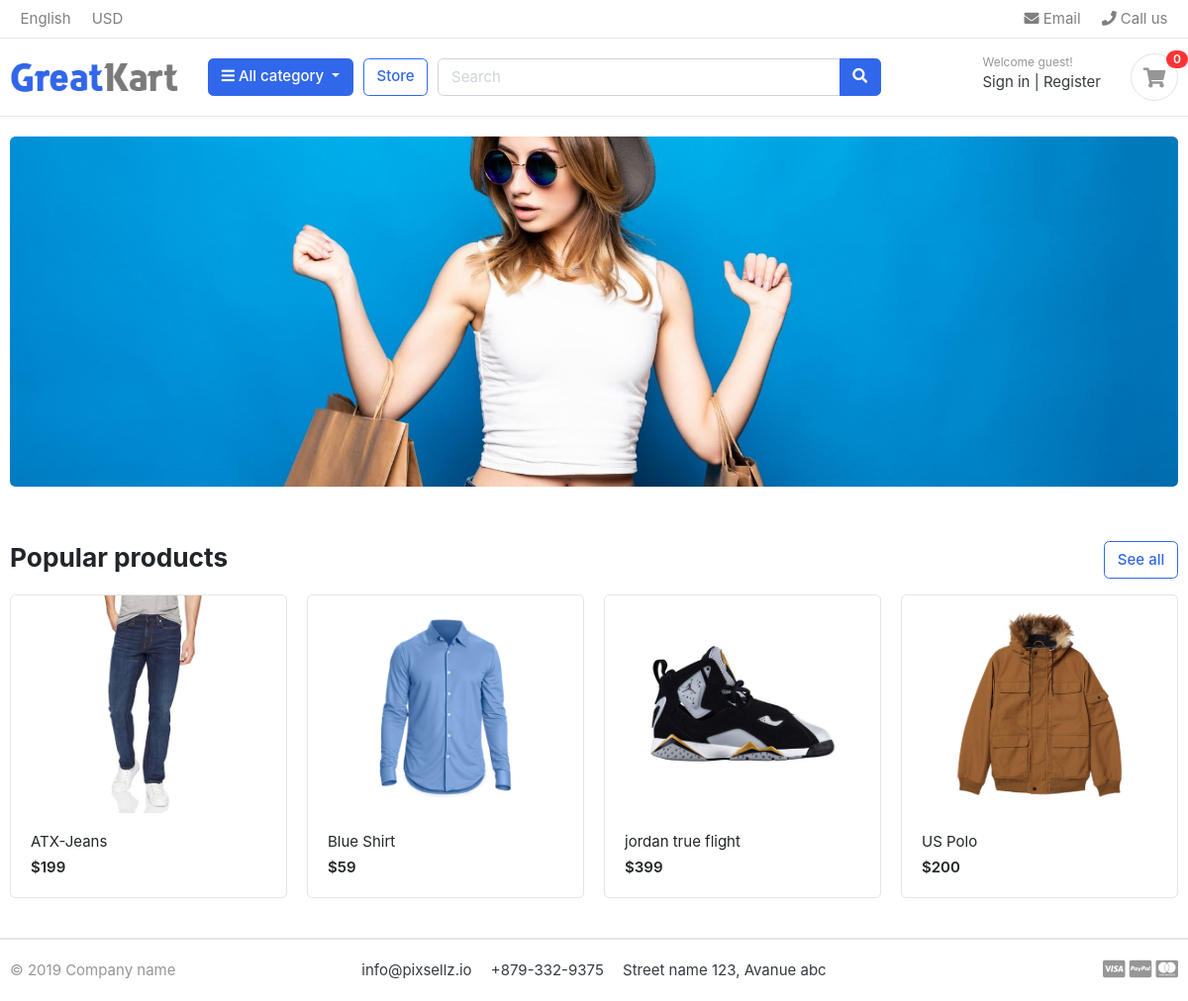
Before: / with the older database file.
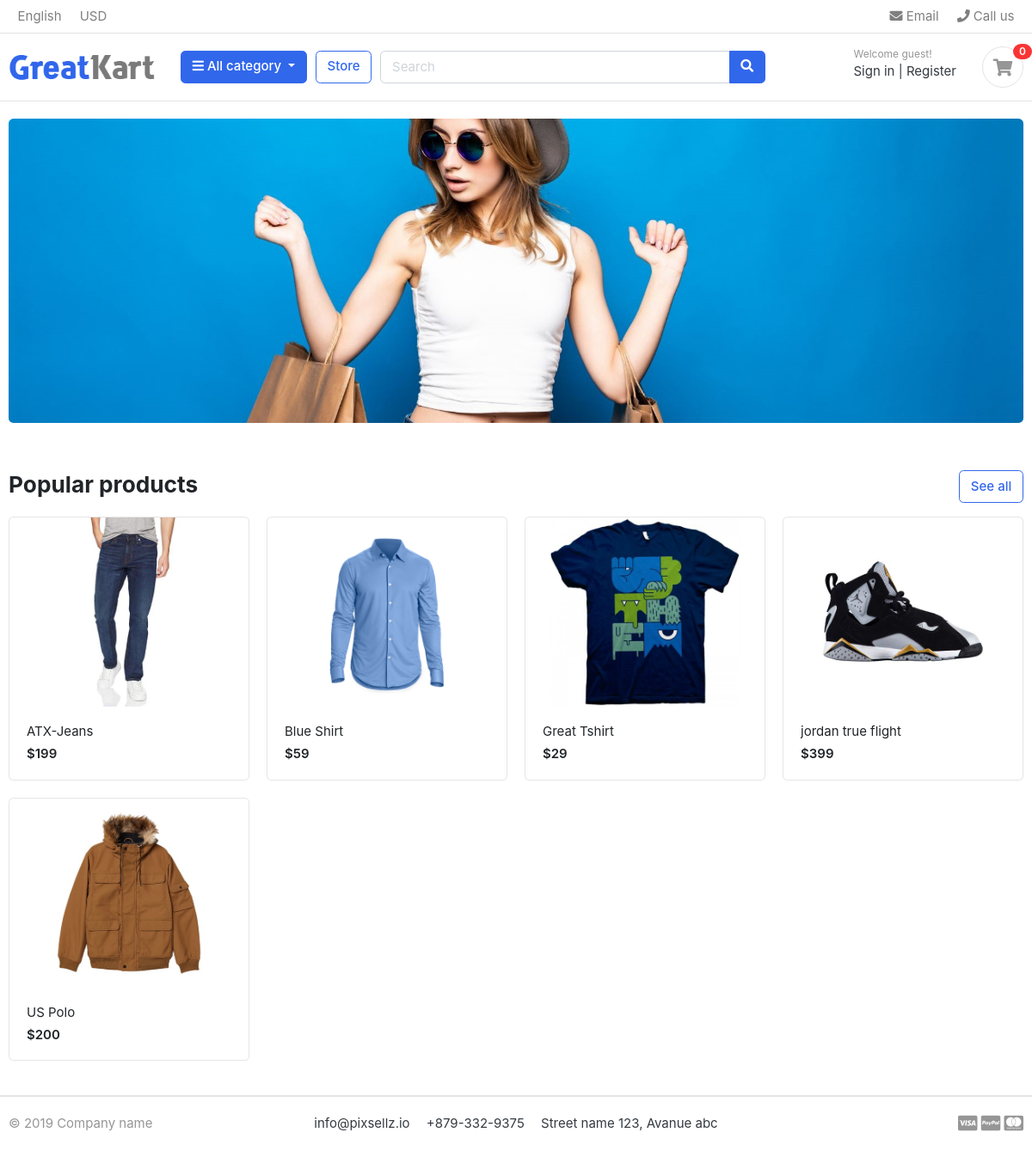
After: the same page with the newer database file.
### store/models.py (models this page shows, shortened)
class Product(models.Model):
    product_name        = models.CharField(max_length=200, unique=True)
    slug                = models.SlugField(max_length=200, unique=True)
    category            = models.ForeignKey(Category, on_delete=models.CASCADE)
    description         = models.TextField(max_length=500, blank=True)
    price               = models.IntegerField()
    images              = models.ImageField(upload_to='photos/products')
    stock               = models.IntegerField()
    is_available        = models.BooleanField(default=True)
    created             = models.DateTimeField(auto_now_add=True)
    modified            = models.DateTimeField(auto_now=True)

### GreatKart/views.py (the view)
# urls.py: path('', views.index),
def index(request):
    products = Product.objects.filter(is_available=True)
    context = {
        'products': products
    }
    return render(request, 'index.html', context)

### carts/context_processors.py (called while the page is built)
def counter(request):
    cart_count = 0
    if 'admin' in request.path:
        return {}
    else:
        try:
            cart = Cart.objects.filter(cart_id=_cart_id(request))
            cart_items = Cart_item.objects.filter(cart=cart[:1])
            for cart_item in cart_items:
                cart_count += cart_item.quantity
        except Cart.DoesNotExist:
            cart_count = 0
    return dict(cart_count=cart_count)

### carts/views.py (called while the page is built)
def _cart_id(request):
    cart_session = request.session.session_key
    if not cart_session:
        cart_session = request.session.create()
    return cart_session

### category/context_processors.py (called while the page is built)
def menu_links(request):
    links = Category.objects.all()
    return dict(links=links)

### templates/index.html (shortened to what this page needs)
{% extends 'base.html' %}
{% load static %}
{% block content %}
<section class="section-intro padding-y-sm">
<div class="container">
<div class="intro-banner-wrap">
	<img src="{% static 'images/banners/cover.jpg' %}" class="img-fluid rounded">
</div>
</div>
</section>
<section class="section-name padding-y-sm">
<div class="container">
<header class="section-heading">
	<a href="./store.html" class="btn btn-outline-primary float-right">See all</a>
	<h3 class="section-title">Popular products</h3>
</header>
<div class="row">
    {% for product in products %}
	<div class="col-md-3">
		<div class="card card-product-grid">
			<a href="{% url 'store:product_detail' product.category.slug product.slug %}" class="img-wrap">
                <img src="{{ product.images.url }}">
            </a>
			<figcaption class="info-wrap">
				<a href="{% url 'store:product_detail' product.category.slug product.slug %}" class="title">
                    {{ product.product_name }}
                </a>
				<div class="price mt-1">${{ product.price }}</div>
			</figcaption>
		</div>
	</div>
	{% endfor %}
</div>
</div>
</section>
{% endblock %}

### templates/base.html (shortened to what this page needs)
{% load static %}
<!DOCTYPE HTML>
<html lang="en">
<head>
<link href="{% static 'css/bootstrap.css' %}" rel="stylesheet" type="text/css"/>
<link href="{% static 'fonts/fontawesome/css/all.min.css' %}" type="text/css" rel="stylesheet">
<link href="{% static 'css/ui.css' %}" rel="stylesheet" type="text/css"/>
<link href="{% static 'css/responsive.css' %}" rel="stylesheet" media="only screen and (max-width: 1200px)" />
</head>
<body>
{% include 'includes/navbar.html' %}
{% block content %}
{% endblock %}
{% include 'includes/footer.html' %}
</body>

### templates/includes/navbar.html (shortened to what this page needs)
{% load static %}
<header class="section-header">
<nav class="navbar p-md-0 navbar-expand-sm navbar-light border-bottom">
<div class="container">
  <div class="collapse navbar-collapse" id="navbarTop4">
    <ul class="navbar-nav mr-auto">
    	<li class="nav-item dropdown">
		 	<a href="#" class="nav-link">   English </a>
		</li>
		<li class="nav-item dropdown">
			<a href="#" class="nav-link"> USD </a>
		</li>
    </ul>
    <ul class="navbar-nav">
		<li><a href="#" class="nav-link"> <i class="fa fa-envelope"></i> Email </a></li>
		<li><a href="#" class="nav-link"> <i class="fa fa-phone"></i> Call us </a></li>
	</ul>
  </div>
</div>
</nav>
<section class="header-main border-bottom">
	<div class="container">
<div class="row align-items-center">
	<div class="col-lg-2 col-md-3 col-6">
		<a href="/" class="brand-wrap">
			<img class="logo" src="{% static '/images/logo.png' %}">
		</a>
	</div>
	<div class="col-lg col-sm col-md col-6 flex-grow-0">
		<div class="category-wrap dropdown d-inline-block float-right">
			<button type="button" class="btn btn-primary dropdown-toggle" data-toggle="dropdown">
				<i class="fa fa-bars"></i> All category
			</button>
		</div>
	</div>
	<a href="{% url 'store:store' %}" class="btn btn-outline-primary">Store</a>
	<div class="col-lg  col-md-6 col-sm-12 col">
		<form action="{% url 'store:search' %}" class="search" method="GET">
			<div class="input-group w-100">
			    <input name="keyword" type="text" class="form-control" style="width:60%;" placeholder="Search">
			    <div class="input-group-append">
			      <button class="btn btn-primary" type="submit">
			        <i class="fa fa-search"></i>
			      </button>
			    </div>
		    </div>
		</form>
	</div>
	<div class="col-lg-3 col-sm-6 col-8 order-2 order-lg-3">
				<div class="d-flex justify-content-end mb-3 mb-lg-0">
					<div class="widget-header">
						<small class="title text-muted">Welcome guest!</small>
						<div>
							<a href="./signin.html">Sign in</a> <span class="dark-transp"> | </span>
							<a href="./register.html"> Register</a>
						</div>
					</div>
					<a href="{% url 'carts:cart' %}" class="widget-header pl-3 ml-3">
						<div class="icon icon-sm rounded-circle border"><i class="fa fa-shopping-cart"></i></div>
						<span class="badge badge-pill badge-danger notify">{{ cart_count }}</span>
					</a>
				</div>
			</div>
</div>
	</div>
</section>
</header>

### templates/includes/footer.html
<footer class="section-footer border-top">
	<div class="container">
		<section class="footer-bottom border-top row">
			<div class="col-md-2">
				<p class="text-muted"> &copy 2019 Company name </p>
			</div>
			<div class="col-md-8 text-md-center">
				<span  class="px-2">info@pixsellz.io</span>
				<span  class="px-2">+879-332-9375</span>
				<span  class="px-2">Street name 123, Avanue abc</span>
			</div>
			<div class="col-md-2 text-md-right text-muted">
				<i class="fab fa-lg fa-cc-visa"></i>
				<i class="fab fa-lg fa-cc-paypal"></i>
				<i class="fab fa-lg fa-cc-mastercard"></i>
			</div>
		</section>
	</div>
</footer>

### GreatKart/static/css/ui.css (style rules this page uses)
html { font-family: "Inter", sans-serif; font-size: 15px; }
.img-wrap { text-align: center; display: block; }
.img-wrap img { max-width: 100%; }
.icon-xs, .icon-sm, .icon-md, .icon-lg { display: inline-block; text-align: center; flex-shrink: 0; flex-grow: 0; }
.icon-sm { width: 48px; height: 48px; line-height: 48px !important; font-size: 20px; }
.padding-y-sm { padding-top: 20px; padding-bottom: 20px; }
.section-heading { margin-bottom: 20px; margin-top: 15px; }
.section-title { color: #212529; }
p:last-child { margin-bottom: 0; }
.header-main { position: relative; padding-top: 1rem; padding-bottom: 1rem; }
.brand-wrap .logo, .navbar-brand .logo { margin-right: 7px; max-height: 42px; display: inline-block; }
.widget-header { display: inline-block; vertical-align: middle; position: relative; }
.widget-header a { color: #343a40; }
.widget-header i { color: #969696; }
.widget-header .title { display: block; }
.widget-header .notify { position: absolute; top: -3px; right: -10px; }
.footer-bottom { padding-top: 20px; padding-bottom: 20px; }
[class*=card-product] a.title { color: #212529; display: block; }
[class*=card-product] .img-wrap { overflow: hidden; position: relative; }
[class*=card-product] .img-wrap img { height: 100%; max-width: 100%; width: auto; display: inline-block; -o-object-fit: cover; object-fit: cover; }
.card-product-grid { margin-bottom: 20px; }
.card-product-grid .img-wrap { border-radius: 0.2rem 0.2rem 0 0; height: 220px; }
.card-product-grid .info-wrap { overflow: hidden; padding: 18px 20px; }
.card .img-wrap { overflow: hidden; }
.notify { position: absolute; top: -4px; right: -10px; display: inline-block; padding: 0.25em 0.6em; font-size: 12px; line-height: 1; text-align: center; border-radius: 3rem; color: #fff; background-color: #fa3434; }
.price { font-weight: 600; color: #212529; }

Changed rows visible on the page:
now on this page (row edited): Product: images (picture), product_name "Great Tshirt", price "29"
